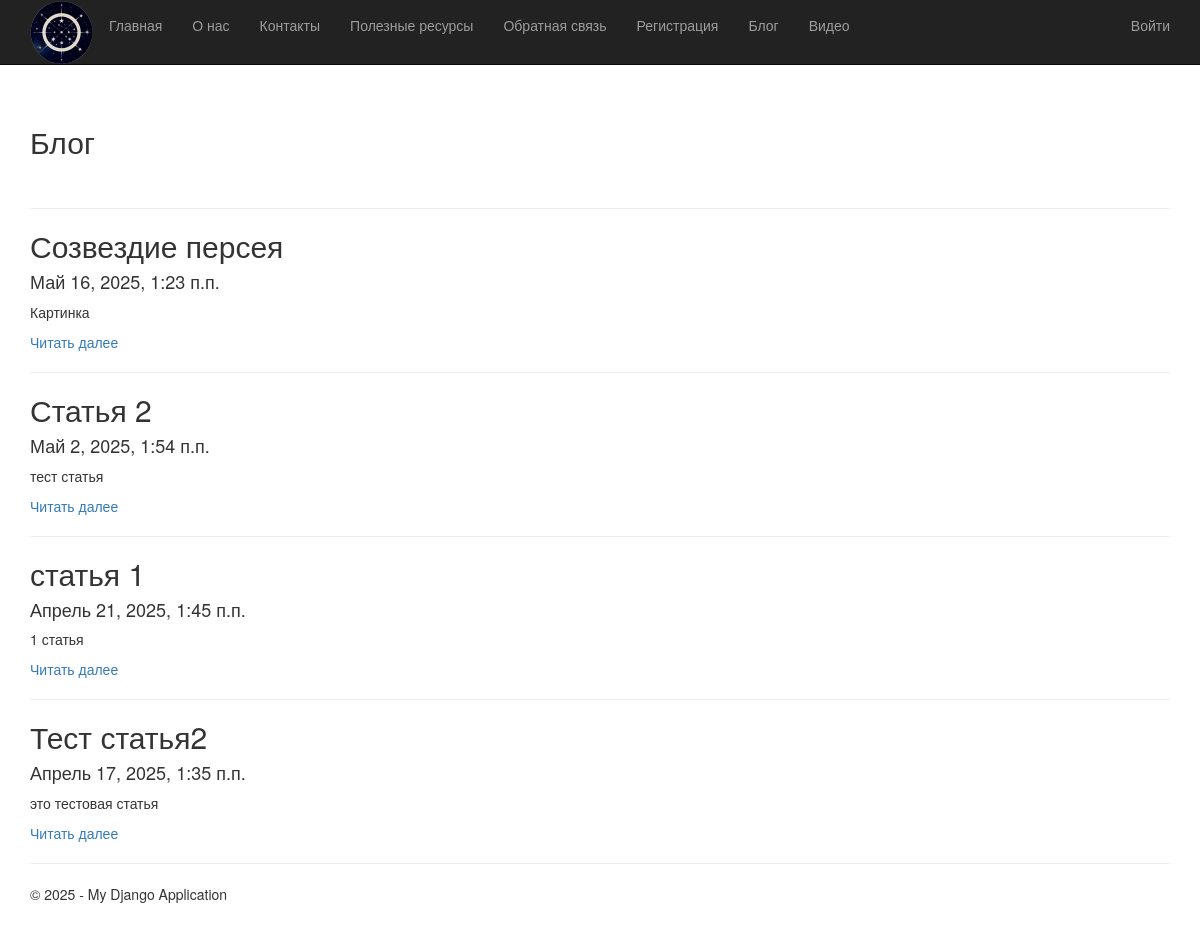
Screenshot of /blog/ with the database file from the repository.
### app/models.py (models this page shows, shortened)
class Blog(models.Model):
    title = models.CharField(max_length=100, verbose_name="Заголовок")
    short_content = models.TextField(verbose_name="Краткое содержание")
    full_content = models.TextField(verbose_name="Полное содержание")
    posted = models.DateTimeField(default=datetime.now, verbose_name="Опубликована")
    author = models.ForeignKey(User, on_delete=models.SET_NULL, null=True, verbose_name="Автор")
    image = models.ImageField(upload_to='blog_images/', blank=True, null=True, verbose_name="Изображение")
    class Meta:
        verbose_name = "Статья блога"
        verbose_name_plural = "Статьи блога"
        ordering = ["-posted"]

### app/views.py (the view)
# urls.py: path('blog/',views.blog, name ='blog'),
def blog(request):
    assert isinstance(request, HttpRequest)
    posts = Blog.objects.all()  # Запрос всех статей блога
    return render(
        request,
        'app/blog.html',
        {
            'title': 'Блог',
            'posts': posts,
            'year': datetime.now().year,
        }
    )

### app/templates/app/blog.html
﻿{% extends "app/layout.html" %}
{% block content %}
<h2>{{ title }}</h2>
<br />
{% for post in posts %}
<hr />
<div class="">
    <h2>{{ post.title }}</h2>
    <h4>{{ post.posted }}</h4>
    <p>{{ post.short_content }}</p>
    <p><a href="{% url 'blogpost' parametr=post.id %}">Читать далее</a></p>
</div>
{% endfor %}
{% endblock %}

### app/templates/app/layout.html (shortened to what this page needs)
﻿<!DOCTYPE html>
<html>
<head>
    {% load static %}
    <link rel="stylesheet" type="text/css" href="{% static 'app/content/bootstrap.min.css' %}" />
    <link rel="stylesheet" type="text/css" href="{% static 'app/content/site.css' %}" />
    <link rel="stylesheet" href="https://maxcdn.bootstrapcdn.com/bootstrap/3.4.1/css/bootstrap.min.css">
</head>
<body>
    <div class="navbar navbar-inverse navbar-fixed-top">
        <div class="container">
            <div class="navbar-header">
                <a href="/">
                    <img src="{% static 'images/logo_imresizer.png' %}" alt="Логотип сайта">
                </a>
            </div>
            <div class="navbar-collapse collapse">
                <ul class="nav navbar-nav">
                    <li><a href="{% url 'home' %}">Главная</a></li>
                    <li><a href="{% url 'about' %}">О нас</a></li>
                    <li><a href="{% url 'contact' %}">Контакты</a></li>
                    <li><a href="{% url 'links' %}">Полезные ресурсы</a></li>
                    <li><a href="{% url 'pool' %}">Обратная связь</a></li>
                    <li><a href="{% url 'registration' %}">Регистрация</a></li>
                    <li><a href="{% url 'blog' %}">Блог</a></li>
                    <li><a href="{% url 'videopost' %}">Видео</a></li>
                </ul>
                {% include 'app/loginpartial.html' %}
            </div>
        </div>
    </div>
    <div class="container body-content">
        {% block content %}{% endblock %}
        <hr />
        <footer>
            <p>&copy; {{ year }} - My Django Application</p>
        </footer>
    </div>
</body>
</html>

### app/templates/app/loginpartial.html
﻿{% if user.is_authenticated %}
<form id="logoutForm" action="/logout/" method="post" class="navbar-right">
    {% csrf_token %}
    <ul class="nav navbar-nav navbar-right">
        <li><span class="navbar-brand">Здравствуйте {{ user.username }}!</span></li>
        <li><a href="javascript:document.getElementById('logoutForm').submit()">Выйти</a></li>
    </ul>
</form>
{% else %}
<ul class="nav navbar-nav navbar-right">
    <li><a href="{% url 'login' %}">Войти</a></li>
</ul>
{% endif %}

### app/static/app/content/site.css (style rules this page uses)
body { padding-top: 85px; padding-bottom: 20px; }
.body-content { padding-left: 15px; padding-right: 15px; }

### rows the page displays
Blog: title "Созвездие персея", posted "Май 16, 2025, 1:23 п.п.", short_content "Картинка"
Blog: title "Статья 2", posted "Май 2, 2025, 1:54 п.п.", short_content "тест статья"
Blog: title "статья 1", posted "Апрель 21, 2025, 1:45 п.п.", short_content "1 статья"
Blog: title "Тест статья2", posted "Апрель 17, 2025, 1:35 п.п.", short_content "это тестовая статья"

### other values shown
{{ title }} "Блог"
